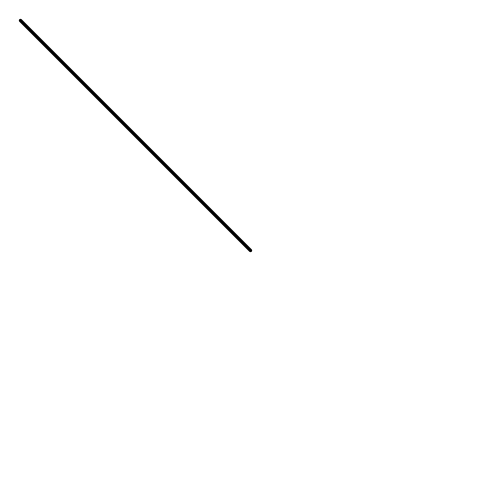
Frame 1 (no input)
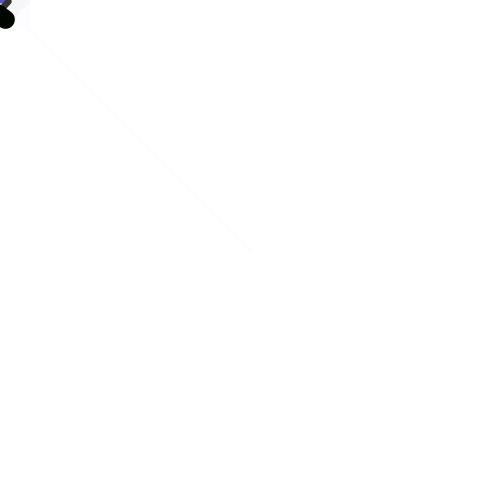
Frame 60 (the mouse pressed at the canvas centre just before this capture)
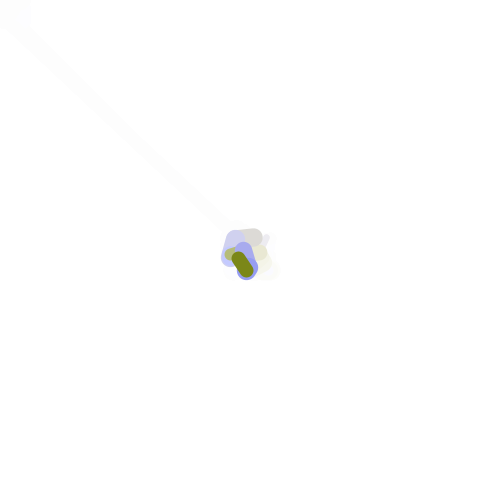
Frame 120 (the mouse held since frame 60 and released just before this capture)

The Processing sketch that drew these frames (run headless with seeded random() and noise(); from frame 60 on, the mouse is pressed at the canvas centre):

// Processing sketch: sketch_190802a
// ── sketch_190802a.pde
float px = 250;
float py = 250;
float cx,cy;

void setup(){
  size(500,500);
  background(255);
}

void draw(){
  
  noStroke();
  fill(255,50);
  rect(0,0,width,height);
  
  float r = map(cx, 0, width, 0,250);
  float g = map(cy, 0, height, 0,250);
  float b = 255*tan(cx*cy);
  
  cx = constrain(px + random(-20,20), mouseX-20 , mouseX+20);
  
  cy = constrain(py + random(-20,20), mouseY-20 , mouseY+20);
  
  noFill();
  stroke(r,g,b);
  strokeWeight(20*cos(cy)*cos(cy));

  
  line(px,py,cx,cy);
  
  px = cx;
  py = cy;
}

// ── pinball.pde
class Ball{
  PVector position,direction;
  float speed,bodywidth,bodyheight;
  Paddle p1,p2;
  
  
  
  Ball(PVector _position,PVector _direction, float _speed, float _bodywidth,
      float _bodyheight, Paddle _p1, Paddle _p2){
    position = _position;
    direction = _direction;
    speed = _speed;
    bodywidth = _bodywidth;
    bodyheight = _bodyheight;
    p1 = _p1;
    p2 = _p2;
  
  }
  
  void flipH(){
    direction.x = -direction.x+ random(-0.1,0.1);
    direction.x = constrain(direction.x,-1,1);
   print(direction.x);
  }
  
  void flipV(){
    direction.y = -direction.y + random(-0.2,0.2);
    direction.y = constrain(direction.y,-1,1);
  }
  
  void move(){
    
    float newX = position.x + speed*direction.x*.5;
    float newY = position.y + speed*direction.y*.5;
    
    
    
    if ((newX < 0 || newX >= width))
    {
      flipH();
    }
     if ((newY < 0 || newY > height)){
      flipV();
    }
    

    
    if (p1.checkCollision(this) || p2.checkCollision(this))
    {
        flipH();
    }
    
    
    
    position.x = position.x + speed*direction.x;
    position.y = position.y + speed*direction.y;
  }
  
  void render(){
    
    fill(0);
    stroke(0);
    ellipse(position.x,position.y,bodywidth,bodyheight);
  }
}


class Paddle{
  PVector position;
  float speed,bodywidth,bodyheight;
  
  // Paddle object = new Paddle (PVector(2,4), 4, 5,10);
  Paddle(PVector _position, float _speed, float _bodywidth,float _bodyheight){
    position = _position;
    speed = _speed;
    bodywidth = _bodywidth;
    bodyheight = _bodyheight;
  }
  
  void render(){
    fill(0);
    stroke(0);
    rect(position.x,mouseY,bodywidth,bodyheight);
  }
  
  //checks if target is within paddle
  boolean checkCollision(Ball target){
    
    boolean collided = false;
    
    if ((target.position.x-0.5*target.bodywidth > position.x && target.position.x+0.5*target.bodywidth < position.x+bodywidth) && 
        (target.position.y-0.5*target.bodyheight > position.y && target.position.y+0.5*target.bodyheight < position.y+bodyheight))
    {
      return true;
    
    }
    else return false;
  }
  
  
  //Make sure to constrain with vertical direction in draw function
  void moveUp(){
    position.y -= speed;
    position.y = constrain(position.y,0, height-bodyheight);
  }
  
  void moveDown(){
    position.y += speed;
    position.y = constrain(position.y,0, height-bodyheight);
  }
  
}
